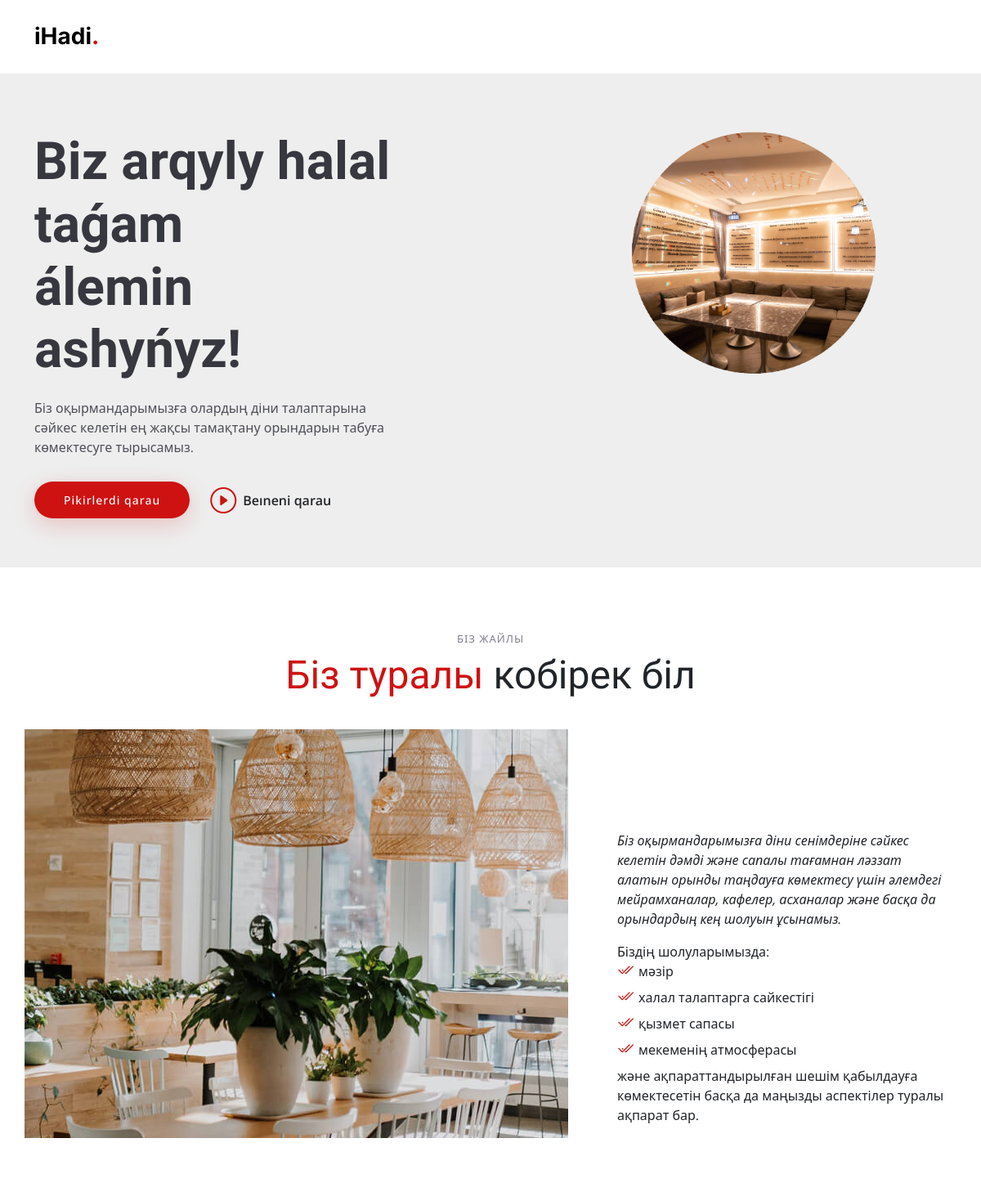
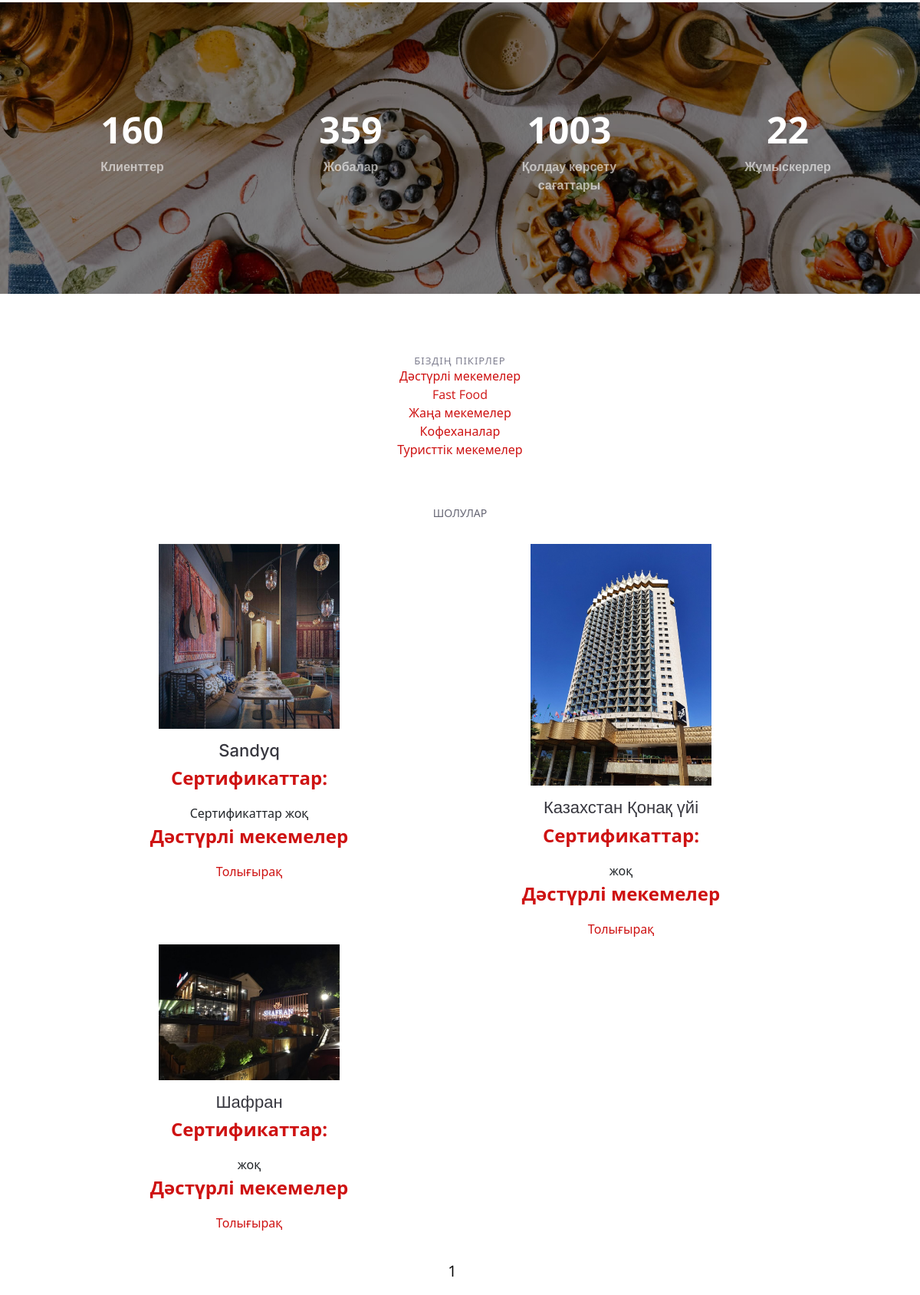
The app's page /category/dasturli/ (upper part) with its own data (2 pictures, top to bottom).
### hadipage/models.py (models this page shows, shortened)
class Category(models.Model):
    name=models.CharField(max_length=100, db_index=True)
    slug = models.SlugField(max_length=255, unique=True, db_index=True, verbose_name="URL")
    def __str__(self):
        return self.name
    def get_absolute_url(self):
        return reverse('category', kwargs={'category_slug': self.slug})
    class Meta:
        verbose_name='Категория'
        verbose_name_plural='Категории'
        ordering=['id']

class zavedeniya(models.Model):
    title = models.CharField(max_length=255,verbose_name="Заголовок")
    slug=models.SlugField(max_length=255,unique=True,db_index=True,verbose_name="URL")
    content= models.TextField(blank=True)
    certificate = models.CharField(max_length=255)
    namazhana_omov=models.BooleanField(default=True)
    photo=models.ImageField(upload_to="photos/%Y/%m/%d")
    time_create=models.DateTimeField(auto_now_add=True)
    time_update = models.DateTimeField(auto_now=True)
    is_published = models.BooleanField(default=True)
    category=models.ForeignKey('Category', on_delete=models.PROTECT)
    def get_absolute_url(self):
        return reverse('post', kwargs={'post_slug' : self.slug})
    class Meta:
        verbose_name='Заведения'
        verbose_name_plural='Заведения'
        ordering = ['id']

### hadipage/views.py (the view)
# urls.py: path('category/<slug:category_slug>/',ZavedeniyaCategory.as_view(),name='category'),
class ZavedeniyaCategory(ListView):
    paginate_by = 3
    model = zavedeniya
    template_name = 'hadipage/index.html'
    context_object_name = 'posts'
    def get_queryset(self):
        return zavedeniya.objects.filter(category__slug=self.kwargs['category_slug'],is_published=True)

### hadipage/templatetags/hadipage_tags.py (called while the page is built)
@register.inclusion_tag('hadipage/list_categories.html')
def show_categories(sort=None,cat_selected=0):
    if not sort:
        cats=Category.objects.all()
    else:
        cats=Category.objects.order_by(sort)
    return {"cats": cats,"cat_selected":cat_selected}

### hadipage/templates/hadipage/index.html (shortened to what this page needs)
{% load static %}
{% load hadipage_tags %}
<!DOCTYPE html>
<html lang="en">
<head>
  <link href="{% static 'hadipage/assets/vendor/bootstrap/css/bootstrap.min.css'%}" rel="stylesheet">
  <link href="{% static 'hadipage/assets/vendor/bootstrap-icons/bootstrap-icons.css'%}" rel="stylesheet">
  <link href="{% static 'hadipage/assets/vendor/aos/aos.css'%}" rel="stylesheet">
  <link href="{% static 'hadipage/assets/vendor/glightbox/css/glightbox.min.css'%}" rel="stylesheet">
  <link href="{% static 'hadipage/assets/vendor/swiper/swiper-bundle.min.css'%}" rel="stylesheet">
  <link href="{% static 'hadipage/assets/css/main.css'%}" rel="stylesheet">
</head>
<body>
  <header id="header" class="header fixed-top d-flex align-items-center">
    <div class="container d-flex align-items-center justify-content-between">
      <a href="{{home}}" class="logo d-flex align-items-center me-auto me-lg-0">
        <h1>iHadi<span>.</span></h1>
      </a>
    </div>
  </header>
  <section id="hero" class="hero d-flex align-items-center section-bg">
    <div class="container">
      <div class="row justify-content-between gy-5">
        <div class="col-lg-5 order-2 order-lg-1 d-flex flex-column justify-content-center align-items-center align-items-lg-start text-center text-lg-start">
          <h2 data-aos="fade-up">Biz arqyly halal taǵam<br>  álemin ashyńyz!</h2>
          <p data-aos="fade-up" data-aos-delay="100"> Біз оқырмандарымызға олардың діни талаптарына сәйкес келетін ең жақсы тамақтану орындарын табуға көмектесуге тырысамыз.</p>
          <div class="d-flex" data-aos="fade-up" data-aos-delay="200">
            <a href="#menu" class="btn-book-a-table">Pikirlerdi qarau</a>
            <a href="#" class="glightbox btn-watch-video d-flex align-items-center"><i class="bi bi-play-circle"></i><span>Beıneni qarau</span></a>
          </div>
        </div>
        <div class="col-lg-5 order-1 order-lg-2 text-center text-lg-start">
          <img src="{% static 'hadipage/assets/img/zac.png' %}" class="img-fluid" alt="" data-aos="zoom-out" data-aos-delay="300">
        </div>
      </div>
    </div>
  </section>
  <main id="main">
    <section id="about" class="about">
      <div class="container" data-aos="fade-up">
        <div class="section-header">
          <h2>Біз жайлы</h2>
          <p><span>Біз туралы</span> кобірек біл</p>
        </div>
        <div class="row gy-4">
          <div class="col-lg-7 position-relative about-img" style="background-image: url({% static 'hadipage/assets/img/about.jpg'%}) ;" data-aos="fade-up" data-aos-delay="150">
          </div>
          <div class="col-lg-5 d-flex align-items-end" data-aos="fade-up" data-aos-delay="300">
            <div class="content ps-0 ps-lg-5">
              <p class="fst-italic">
                Біз   оқырмандарымызға   діни    сенімдеріне    сәйкес
                келетін    дәмді    және    сапалы    тағамнан    ләззат    алатын
                орынды    таңдауға    көмектесу    үшін    әлемдегі     мейрамханалар,
                кафелер,    асханалар    және     басқа      да     орындардың     кең     шолуын    ұсынамыз.
              </p>
              <ul>
                Біздің шолуларымызда:
                <li><i class="bi bi-check2-all"></i> мәзір</li>
                <li><i class="bi bi-check2-all"></i> халал талаптарга сайкестігі</li>
                <li><i class="bi bi-check2-all"></i> қызмет сапасы</li>
                <li><i class="bi bi-check2-all"></i> мекеменің атмосферасы</li>
                және ақпараттандырылған шешім қабылдауға көмектесетін басқа да маңызды аспектілер туралы ақпарат бар.
              </ul>
            </div>
          </div>
        </div>
      </div>
    </section>
    <section id="stats-counter" class="stats-counter">
      <div class="container" data-aos="zoom-out">
        <div class="row gy-4">
          <div class="col-lg-3 col-md-6">
            <div class="stats-item text-center w-100 h-100">
              <span data-purecounter-start="0" data-purecounter-end="232" data-purecounter-duration="1" class="purecounter"></span>
              <p>Клиенттер </p>
            </div>
          </div>
          <div class="col-lg-3 col-md-6">
            <div class="stats-item text-center w-100 h-100">
              <span data-purecounter-start="0" data-purecounter-end="521" data-purecounter-duration="1" class="purecounter"></span>
              <p>Жобалар</p>
            </div>
          </div>
          <div class="col-lg-3 col-md-6">
            <div class="stats-item text-center w-100 h-100">
              <span data-purecounter-start="0" data-purecounter-end="1453" data-purecounter-duration="1" class="purecounter"></span>
              <p>Қолдау көрсету сағаттары</p>
            </div>
          </div>
          <div class="col-lg-3 col-md-6">
            <div class="stats-item text-center w-100 h-100">
              <span data-purecounter-start="0" data-purecounter-end="32" data-purecounter-duration="1" class="purecounter"></span>
              <p>Жұмыскерлер</p>
            </div>
          </div>
        </div>
      </div>
    </section>
    <section id="menu" class="menu">
      <div class="container" data-aos="fade-up">
        <div class="section-header">
          <h2>Біздің пікірлер</h2>
{% show_categories cat_selected=cat_selected %}
        </div>
        <div class="tab-content" data-aos="fade-up" data-aos-delay="300">
          <div class="tab-pane fade active show" id="menu-starters">
            <div class="tab-header text-center">
              <p>Шолулар</p>
            </div>
            <div class="row gy-2">
{% for p in object_list %}
              <div class="col-lg-4 menu-item" style="margin-left:105px">
                <a href="assets/img/menu/menu-item-1.png" class="glightbox"><img src="{{p.photo.url}}" class="menu-img img-fluid" alt=""></a>
                <h4>{{p.title}}</h4>
                <p class="price">
                 Сертификаттар:
                </p>
                {{p.certificate}}
                <p class="price">
                 {{p.category}}
                </p>
                <a href="{{p.get_absolute_url}} ">Толығырақ</a>
              </div>
  {% endfor %}
            </div>
          </div>
          <nav class="list-pages">
            <ul>
              {% for p in paginator.page_range %}
              {% if page_obj.number == p %}
              <li class="page-num page-num-selected">{{p}}</li>
              {% elif p >= page_obj.number|add:-2 and p <= page_obj.number|add:2 %}
              <li class="page-num">
                <a href="?page={{p}}">{{p}}</a>
              </li>
              {% endif %}
              {% endfor %}
            </ul>
          </nav>
  </main>
</body>
</html>

### hadipage/templates/hadipage/list_categories.html
{% for c in cats %}
<ul class="nav nav-tabs d-flex justify-content-center" data-aos="fade-up" data-aos-delay="200">
          {% if c.pk == cat_selected %}
          <li class="nav-item">
            <a class="nav-link active show" data-bs-toggle="tab" data-bs-target="">
              <h4>{{c.name}}</h4>
            </a>
          </li>
          {% else %}
          <li><a href="{{ c.get_absolute_url }}">{{c.name}}</a></li>
{% endif %}
          </ul>
{% endfor %}

### hadipage/static/hadipage/assets/css/main.css (style rules this page uses)
:root { --font-default: "Open Sans", system-ui, -apple-system, "Segoe UI", Roboto, "Helvetica Neue", Arial, "Noto Sans", "Liberation Sans", sans-serif, "Apple Color Emoji", "Segoe UI Emoji", "Segoe UI Symbol", "Noto Color Emoji"; --font-primary: "Amatic SC", sans-serif; --font-secondary: "Inter", sans-serif; }
:root { --color-default: #212529; --color-primary: #ce1212; --color-secondary: #37373f; }
:root { scroll-behavior: smooth; }
body { font-family: var(--font-default); color: var(--color-default); }
a { color: var(--color-primary); text-decoration: none; }
h1, h2, h3, h4, h5, h6 { font-family: var(--font-secondary); }
section { overflow: hidden; padding: 80px 0; }
.section-bg { background-color: #eee; }
.section-header { text-align: center; padding-bottom: 30px; }
.section-header h2 { font-size: 13px; letter-spacing: 1px; font-weight: 400; margin: 0; padding: 0; color: #7f7f90; text-transform: uppercase; font-family: var(--font-default); }
.section-header p { margin: 0; font-size: 48px; font-weight: 400; font-family: var(--font-primary); }
.section-header p span { color: var(--color-primary); }
.header { background: #fff; transition: all 0.5s; z-index: 997; height: 90px; border-bottom: 1px solid #fff; }
.header .logo h1 { font-size: 28px; font-weight: 700; color: #000; margin: 0; font-family: var(--font-secondary); }
.header .logo h1 span { color: var(--color-primary); }
section { scroll-margin-top: 90px; }
.about .about-img { min-height: 500px; }
.about .content ul { list-style: none; padding: 0; }
.about .content ul li { padding: 0 0 8px 26px; position: relative; }
.about .content ul i { position: absolute; font-size: 20px; left: 0; top: -3px; color: var(--color-primary); }
.stats-counter { background: linear-gradient(rgba(0, 0, 0, 0.5), rgba(0, 0, 0, 0.5)), url("../img/stats-bg.jpg") center center; background-size: cover; padding: 100px 0; }
.stats-counter .stats-item { padding: 30px; width: 100%; }
.stats-counter .stats-item span { font-size: 48px; display: block; color: #fff; font-weight: 700; }
.stats-counter .stats-item p { padding: 0; margin: 0; font-family: var(--font-secondary); font-size: 16px; font-weight: 700; color: rgba(255, 255, 255, 0.6); }
.menu .nav-tabs { border: 0; }
.menu .tab-content .tab-header { padding: 30px 0; }
.menu .tab-content .tab-header p { font-size: 14px; text-transform: uppercase; color: #676775; margin-bottom: 0; }
.menu .tab-content .menu-item { -moz-text-align-last: center; text-align-last: center; }
.menu .tab-content .menu-item .menu-img { padding: 0 60px; margin-bottom: 15px; }
.menu .tab-content .menu-item h4 { font-size: 22px; font-weight: 500; color: var(--color-secondary); font-family: var(--font-secondary); font-weight: 30px; margin-bottom: 5px; }
.menu .tab-content .menu-item .price { font-size: 24px; font-weight: 700; color: var(--color-primary); }
.hero { width: 100%; background-size: cover; position: relative; min-height: 60vh; padding: 160px 0 60px 0; }
.hero h2 { font-size: 64px; font-weight: 700; margin-bottom: 20px; color: var(--color-secondary); font-family: var(--font-primary); }
.hero p { color: #4f4f5a; font-weight: 400; margin-bottom: 30px; }
.hero .btn-book-a-table { font-weight: 500; font-size: 14px; letter-spacing: 1px; display: inline-block; padding: 12px 36px; border-radius: 50px; transition: 0.5s; color: #fff; background: var(--color-primary); box-shadow: 0 8px 28px rgba(206, 18, 18, 0.2); }
.hero .btn-watch-video { font-size: 16px; transition: 0.5s; margin-left: 25px; color: var(--font-secondary); font-weight: 600; }
.hero .btn-watch-video i { color: var(--color-primary); font-size: 32px; transition: 0.3s; line-height: 0; margin-right: 8px; }
.list-pages { text-align: center; margin: 0 0 20px 0; }
.list-pages ul { margin: 20px 0 0 0; padding: 0; list-style: none; }
.list-pages ul li { display: inline-block; margin: 0 20px 0 0; }
.list-pages .page-num, .page-num-selected { display: inline-block; width: 60px; height: 44px; padding: 16px 0 0 0; border: 1px solid #d0d0d0; border-radius: 30px; }
.list-pages .page-num-selected { border: none; color: #000; font-size: 20px; }

### records on screen
Category: name "Дәстүрлі мекемелер"
Category: name "Fast Food"
Category: name "Жаңа мекемелер"
Category: name "Кофеханалар"
Category: name "Туристтік мекемелер"
zavedeniya: photo (picture), title "Sandyq", certificate "Сертификаттар жоқ", category "Дәстүрлі мекемелер"
zavedeniya: photo (picture), title "Казахстан Қонақ үйі", certificate "жоқ", category "Дәстүрлі мекемелер"
zavedeniya: photo (picture), title "Шафран", certificate "жоқ", category "Дәстүрлі мекемелер"

### other values on screen
{{ p }} "1"
